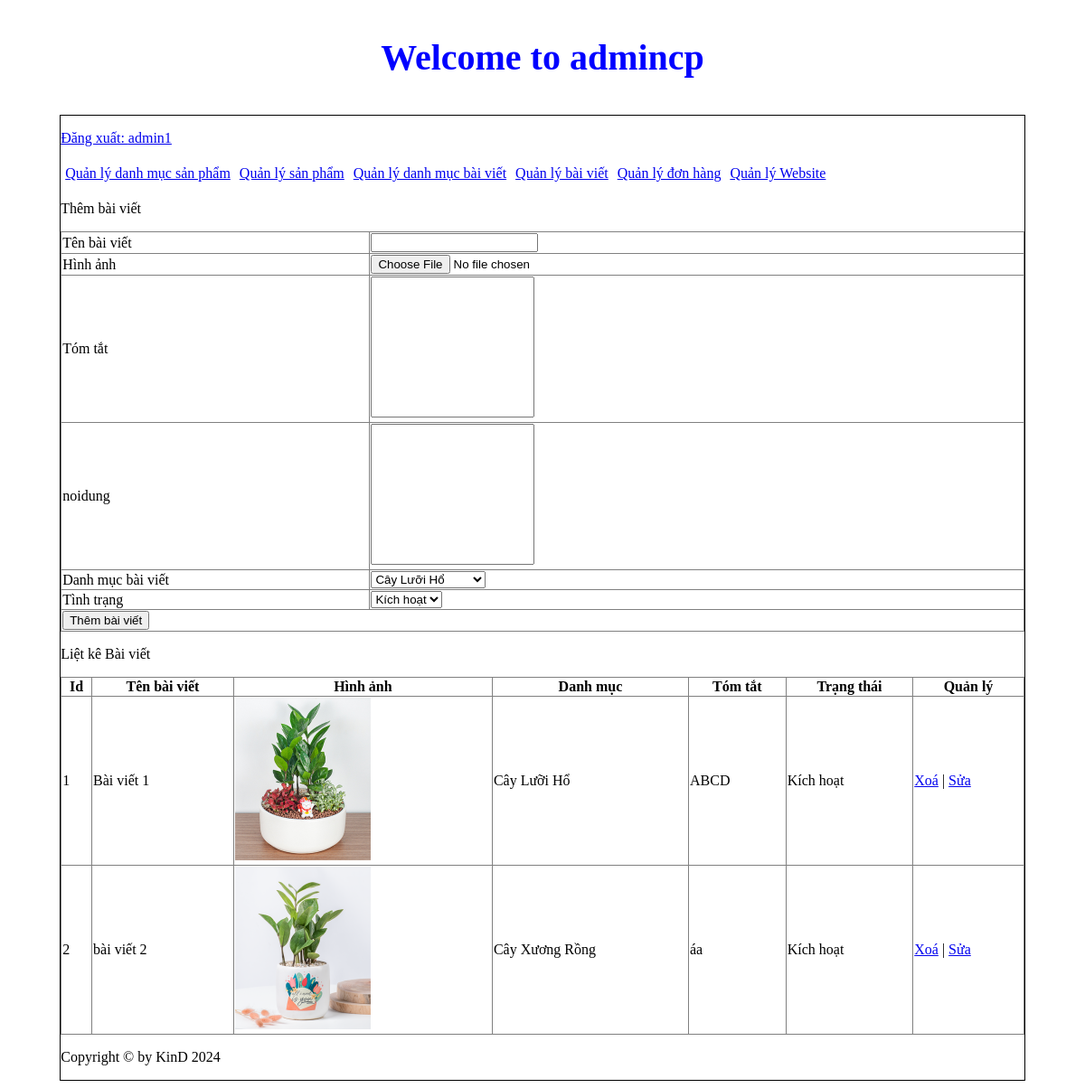
Page /admincp/index.php?action=quanlybaiviet&query=them (signed in) on the committed database.
### tables this page shows
CREATE TABLE `tbl_baiviet` (
  `id` int(11) NOT NULL,
  `tenbaiviet` varchar(255) NOT NULL,
  `tomtat` mediumtext NOT NULL,
  `noidung` longtext NOT NULL,
  `id_danhmuc` int(11) NOT NULL,
  `tinhtrang` int(11) NOT NULL,
  `hinhanh` varchar(255) NOT NULL
);

CREATE TABLE `tbl_danhmucbaiviet` (
  `id_baiviet` int(11) NOT NULL,
  `tendanhmuc_baiviet` varchar(250) NOT NULL,
  `thutu` int(11) NOT NULL
);

### admincp/modules/quanlybaiviet/lietke.php (the view)
<?php
    $sql_lietke_bv = "SELECT * FROM tbl_baiviet,tbl_danhmucbaiviet
    WHERE tbl_baiviet.id_danhmuc=tbl_danhmucbaiviet.id_baiviet
    ORDER BY tbl_baiviet.id ASC";
    $query_lietke_bv = mysqli_query($mysqli, $sql_lietke_bv);
?>
<p>Liệt kê Bài viết</p>
<table style="width: 100%; border-collapse: collapse" border="1">
    <tr>
        <th>Id</th>
        <th>Tên bài viết</th>
        <th>Hình ảnh</th>
        <th>Danh mục</th>
        <th>Tóm tắt</th>
        <th>Trạng thái</th>
        <th>Quản lý</th>
    </tr>
    <?php
        $i = 0;
        while($row = mysqli_fetch_array($query_lietke_bv)){
            $i++;
    ?>
    <tr>
        <td><?php echo $i ?></td>
        <td><?php echo $row['tenbaiviet'] ?></td>
        <td><img src="modules/quanlybaiviet/uploads/<?php echo $row['hinhanh'] ?>" width="150px" alt=""></td>
        <td><?php echo $row['tendanhmuc_baiviet'] ?></td>
        <td><?php echo $row['tomtat'] ?></td>
        <td><?php
            if($row['tinhtrang' == 1]){
                echo 'Kích hoạt';
            } else {
                echo 'Ẩn';
            }
        ?></td>
        <td>
            <a href="modules/quanlybaiviet/xuly.php?idbaiviet=<?php echo $row['id'] ?> ">Xoá</a> | <a
                href="?action=quanlybaiviet&query=sua&idbaiviet=<?php echo $row['id'] ?> ?> ">Sửa</a>
        </td>
    </tr>
    <?php
        }
    ?>
</table>

### rows in the picture
tbl_baiviet: tenbaiviet "Bài viết 1", hinhanh (picture), tbl_danhmucbaiviet.tendanhmuc_baiviet "Cây Lưỡi Hổ", tomtat "ABCD", shows "Kích hoạt"
tbl_baiviet: tenbaiviet "bài viết 2", hinhanh (picture), tbl_danhmucbaiviet.tendanhmuc_baiviet "Cây Xương Rồng", tomtat "áa", shows "Kích hoạt"

### other values in the picture
$_SESSION['dangnhap'] "admin1"
form field danhmuc "Cây Lưỡi Hổ"
